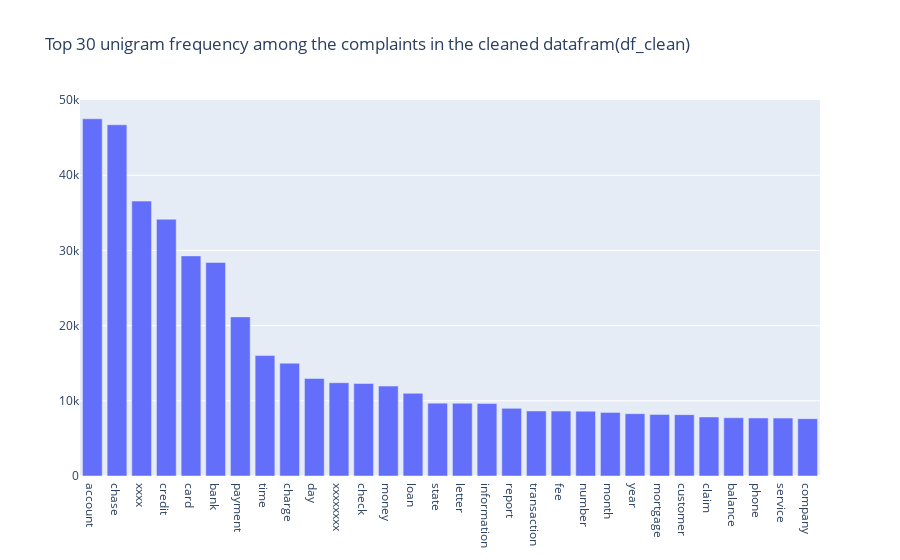

Notebook code cell kept with this figure:
### Markdown cell above
#### Find the top unigrams,bigrams and trigrams by frequency among all the complaints after processing the text.

### Code cell
#Write your code here to find the top 30 unigram frequency among the complaints in the cleaned datafram(df_clean). 
def get_top_n_words(corpus, n=None):
    vec = CountVectorizer(stop_words='english').fit(corpus)
    bag_of_words = vec.transform(corpus)
    sum_words = bag_of_words.sum(axis=0)
    words_freq = [(word, sum_words[0, idx]) for word, idx in vec.vocabulary_.items()]
    words_freq =sorted(words_freq, key = lambda x: x[1], reverse=True)
    return words_freq[:n]

common_words = get_top_n_words(df_clean['Complaint_clean'].values.astype('U'), 30)
df2 = pd.DataFrame(common_words, columns = ['unigram' , 'count'])

fig = pgraphobj.Figure([pgraphobj.Bar(x=df2['unigram'], y=df2['count'])])
fig.update_layout(title=pgraphobj.layout.Title(text="Top 30 unigram frequency among the complaints in the cleaned datafram(df_clean)"))
fig.show()

### Figure 1 — Plotly figure (JSON) as saved in the notebook; plotly's stock layout.template omitted (floating-point values rounded to 4 significant figures)
{"data": [{"type": "bar", "x": ["account", "chase", "xxxx", "credit", "card", "bank", "payment", "time", "charge", "day", "xxxxxxxx", "check", "money", "loan", "state", "letter", "information", "report", "transaction", "fee", "number", "month", "year", "mortgage", "customer", "claim", "balance", "phone", "service", "company"], "y": [47514, 46719, 36567, 34148, 29277, 28403, 21166, 16021, 15004, 12972, 12407, 12302, 11961, 11000, 9692, 9669, 9654, 8999, 8650, 8634, 8619, 8462, 8292, 8193, 8163, 7852, 7744, 7718, 7704, 7626]}], "layout": {"title": {"text": "Top 30 unigram frequency among the complaints in the cleaned datafram(df_clean)"}}}
